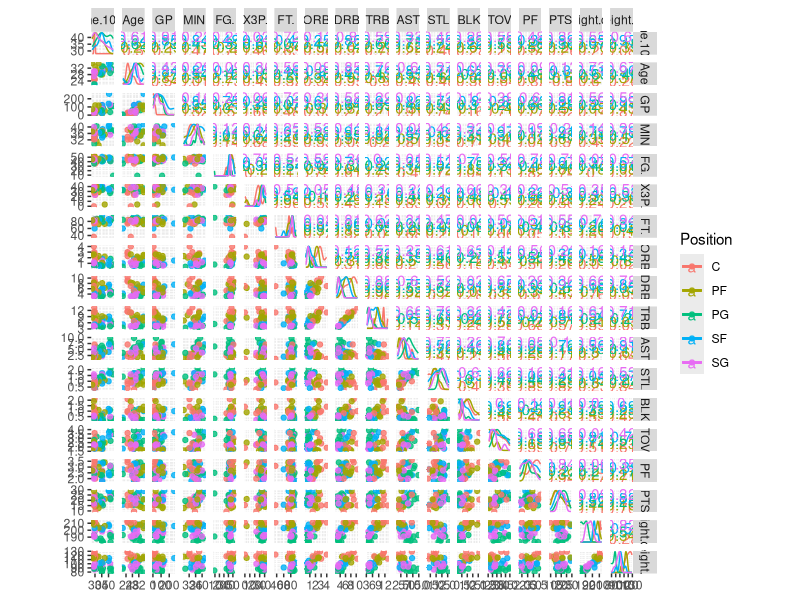
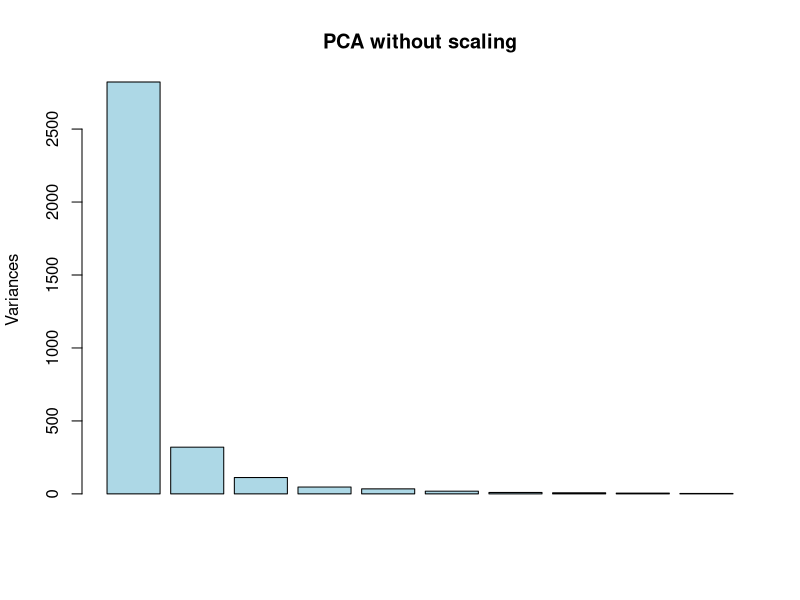
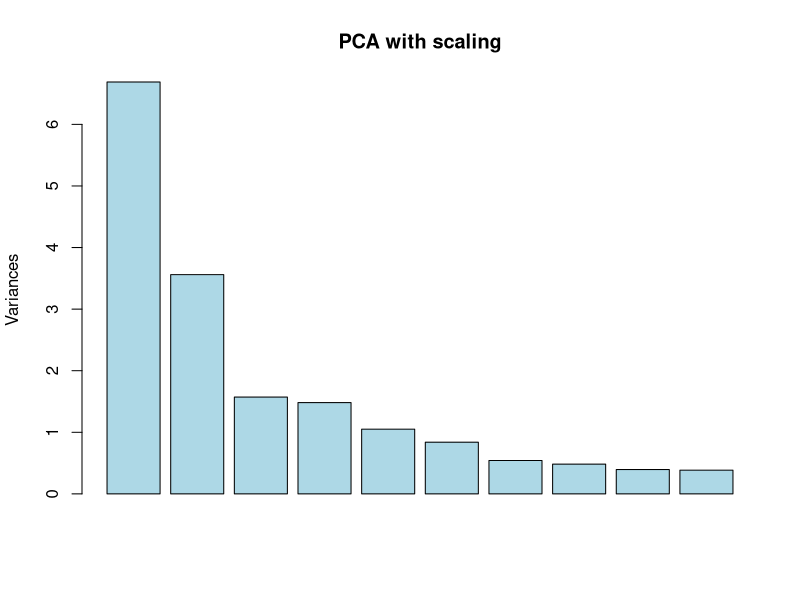
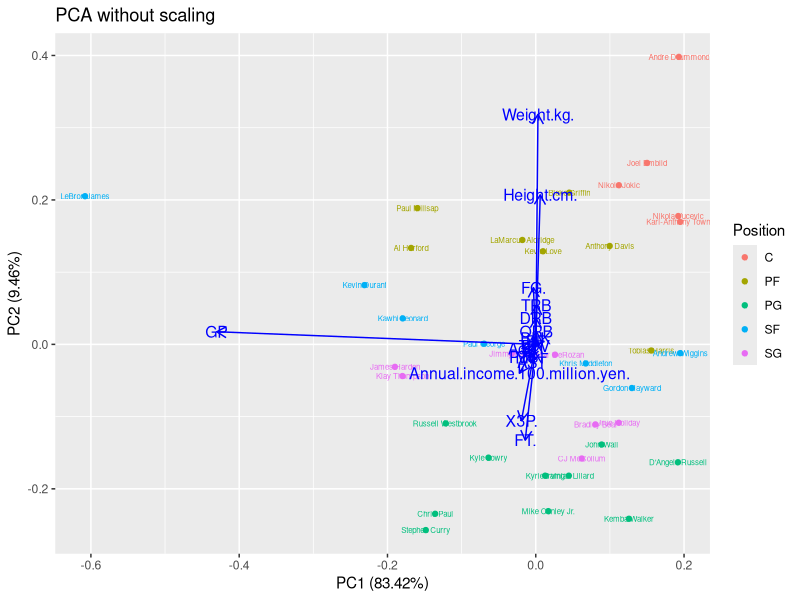
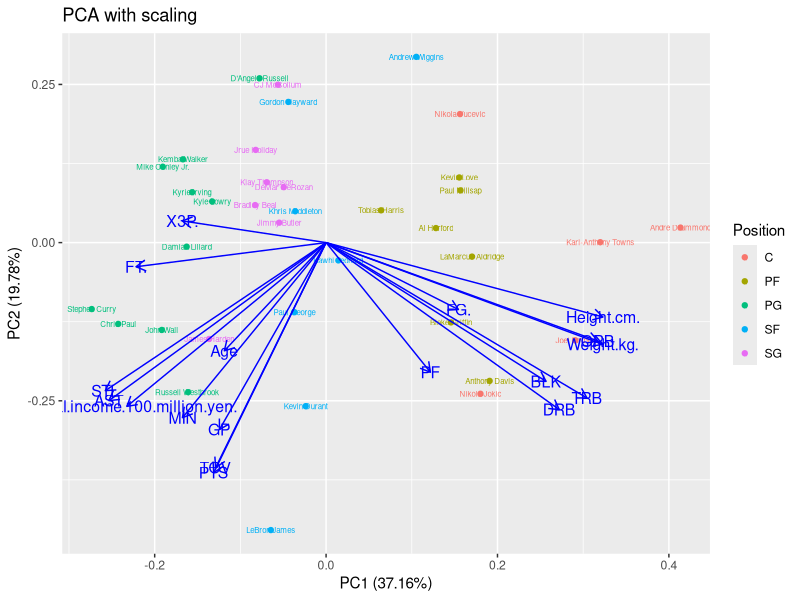
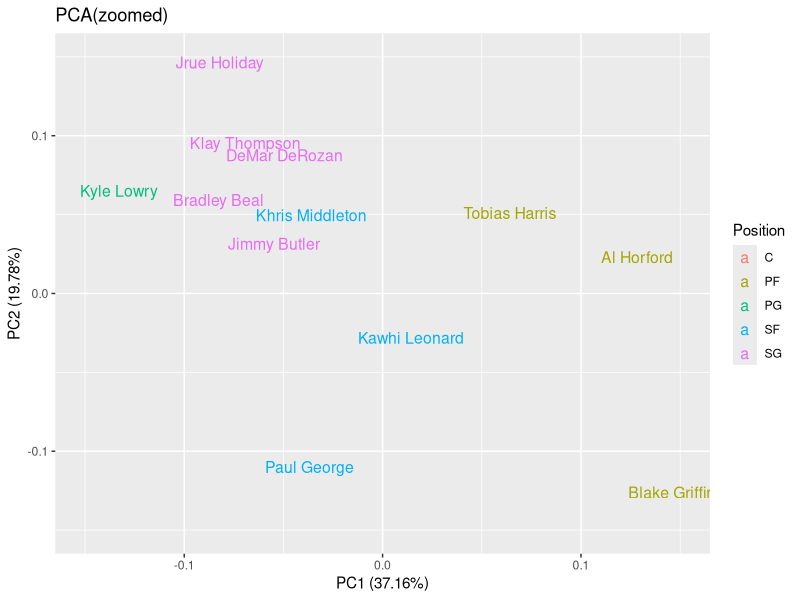

Write the R code that produced these figures, in order. (Note: this script raises an error after producing the figures.)
install.packages("MASS")
install.packages("tidyverse")
install.packages("ggfortify")
install.packages("GGally")
## パッケージの読み込み (lda/qda)
require(MASS)
require(tidyverse)
require(ggfortify)
require(GGally)
setwd("/Users/gackt/Library/Mobile Documents/com~apple~CloudDocs/Documents/大学３秋/多変量解析/期末レポ")
##データの読み込み
data <- read.csv("train_data.csv",header=T,row.names=2)
##データの内容を確認
help(data)
str(data)
head(data)
##欠損値削除
data=na.omit(data)
## 解析に使う変数だけ取り出しデータを整理しておく
idx <- which(sapply(data,is.numeric)) # 量的変数の index を取得
idx <- idx[names(idx)!="rank"] # "rank"を取り除く
## データの散布図
ggscatmat(data, columns=idx, color="Position", alpha=.8)
## 主成分分析 (データの正規化 (scale.=TRUE) による違いを見る)
model1 <- prcomp(~ ., data=dplyr::select(data,idx), scale.=FALSE)
model2 <- prcomp(~ ., data=dplyr::select(data,idx), scale.=TRUE)
## 寄与率の違いを表示
summary(model1)
summary(model2)
## 寄与率 (正規化なし):
plot(model1, col="lightblue", main="PCA without scaling")
## 寄与率 (正規化あり):
plot(model2, col="lightblue", main="PCA with scaling")
##主成分得点 (正規化なし):
autoplot(model1, data=data,colour="Position",
         label=TRUE,
         label.size=2,
         loadings=TRUE,
         loadings.colour="blue",
         loadings.label=TRUE,
         loadings.label.size=4,
         loadings.label.colour="blue",
         main="PCA without scaling")
## 主成分得点 (正規化あり)
autoplot(model2, data=data,colour="Position",
         label=TRUE,
         label.size=2,
         loadings=TRUE,
         loadings.colour="blue",
         loadings.label=TRUE,
         loadings.label.size=4,
         loadings.label.colour="blue",
         main="PCA with scaling")
## 主成分得点 (中心部拡大)
autoplot(model2, data=data, colour="Position",
         shape=FALSE,
         label=TRUE,
         label.size=4,
         xlim=c(-.15,.15),ylim=c(-.15,.15),
         main="PCA(zoomed)")



##特徴量とカテゴリによる線形判別関数の構成
model <- lda(Position ~ ., data=data)
print(model) # 結果を表示
## 判別得点の散布図
mydata <- data.frame(data,lda=predict(model, newdata=data)$x)
prop <- model$svd^2/sum(model$svd^2) # 判別の寄与率の計算
ggolot(mydata)
